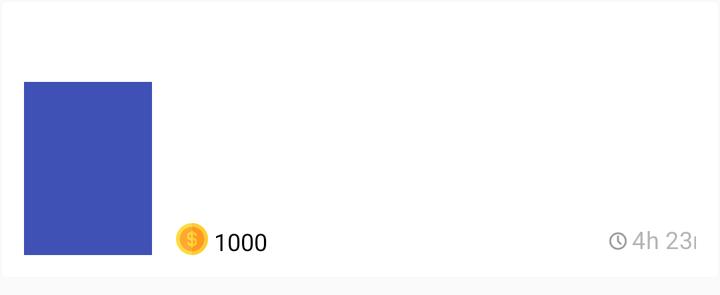
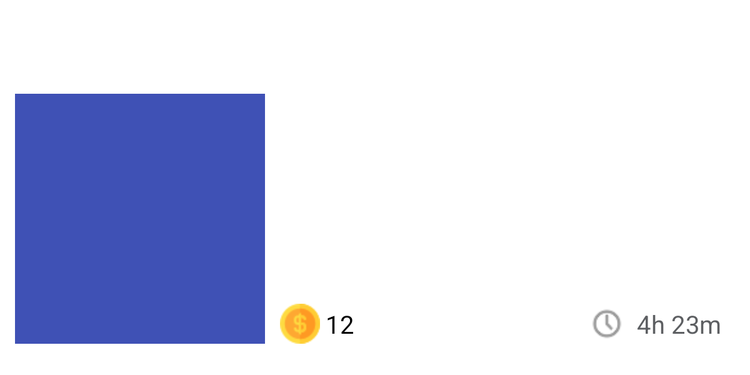

Two renders of one Android screen. The first uses the default layout on a phone; the second uses the alternative layout the repository ships for a different screen configuration, on a matching device. The two XML files are below.
<!-- AndroidManifest.xml: application theme AppTheme -->
<!-- res/layout/question_row_layout.xml -->
<?xml version="1.0" encoding="utf-8"?>
<LinearLayout xmlns:android="http://schemas.android.com/apk/res/android"
    xmlns:app="http://schemas.android.com/apk/res-auto"
    xmlns:tools="http://schemas.android.com/tools"
    android:layout_width="match_parent"
    android:layout_height="wrap_content"
    android:orientation="vertical"
    android:background="@drawable/round_background_radius_3dp"
    android:layout_marginBottom="8dp"
    android:padding="12dp">

    <TextView
        android:id="@+id/textview_question_title"
        android:layout_width="match_parent"
        android:layout_height="wrap_content"
        android:layout_marginBottom="10dp"
        android:letterSpacing="0.01"
        android:textColor="#1d1e1f"
        android:textSize="14sp"
        android:textStyle="bold" />

    <LinearLayout
        android:layout_width="match_parent"
        android:layout_height="wrap_content"
        android:orientation="horizontal">

        <ImageView
            android:id="@+id/imageview_question_content"
            android:layout_width="64dp"
            android:layout_height="match_parent"
            android:background="@color/colorPrimary" />

        <LinearLayout
            android:layout_width="270dp"
            android:layout_height="match_parent"
            android:layout_marginLeft="12dp">

            <LinearLayout
                android:layout_width="match_parent"
                android:layout_height="match_parent"
                android:orientation="vertical">

                <TextView
                    android:id="@+id/textview_question_content"
                    android:layout_width="match_parent"
                    android:layout_height="32dp"
                    android:layout_marginBottom="12dp"
                    android:letterSpacing="0.02"
                    android:lineSpacingExtra="4sp"
                    android:textColor="#5d5f62"
                    android:textSize="12sp" />

                <TextView
                    android:id="@+id/textview_question_hashtag"
                    android:layout_width="match_parent"
                    android:layout_height="wrap_content"
                    android:layout_marginBottom="12dp"
                    android:letterSpacing="0.01"
                    android:textColor="#6f7276"
                    android:textSize="11sp" />

                <RelativeLayout
                    android:layout_width="match_parent"
                    android:layout_height="16dp">

                    <ImageView
                        android:id="@+id/question_row_layout_coin_image"
                        android:layout_width="16dp"
                        android:layout_height="match_parent"
                        android:layout_alignParentLeft="true"
                        android:layout_marginRight="2dp"
                        android:src="@drawable/coin" />

                    <TextView
                        android:id="@+id/textview_question_price"
                        android:layout_width="wrap_content"
                        android:layout_height="wrap_content"
                        android:layout_centerVertical="true"
                        android:layout_toRightOf="@id/question_row_layout_coin_image"
                        android:layout_alignParentTop="true"
                        android:padding="1dp"
                        android:fontFamily="@font/nanumsquareeb"
                        android:textColor="#000000"
                        android:textSize="12sp"
                        tools:text="1000" />

                    <ImageView
                        android:layout_width="10dp"
                        android:layout_height="match_parent"
                        android:layout_toLeftOf="@id/textview_question_remaining_time"
                        android:paddingTop="2dp"
                        android:src="@drawable/time_grey" />

                    <TextView
                        android:id="@+id/textview_question_remaining_time"
                        android:layout_width="44dp"
                        android:layout_height="match_parent"
                        android:layout_alignParentRight="true"
                        android:gravity="center_vertical"
                        android:letterSpacing="0.01"
                        android:lineSpacingExtra="0sp"
                        android:paddingLeft="2dp"
                        android:textColor="#775d5f62"
                        android:textSize="12sp"
                        tools:text="4h 23m" />

                </RelativeLayout>
            </LinearLayout>
        </LinearLayout>
    </LinearLayout>
</LinearLayout>
<!-- resources referenced by this layout -->
<resources>
  <color name="colorPrimary">#3F51B5</color>
  <!-- drawable coin: png bitmap (drawable-hdpi, 1104 bytes) -->
  <!-- drawable round_background_radius_3dp (drawable) -->
  <?xml version="1.0" encoding="utf-8"?>
  <selector xmlns:android="http://schemas.android.com/apk/res/android">
      <item>
          <shape>
              <solid android:color="@color/colorWhite" />
              <stroke android:width="1dp" android:color="@color/colorBackGround"/>
              <corners
                  android:bottomLeftRadius="3dp"
                  android:bottomRightRadius="3dp"
                  android:topLeftRadius="3dp"
                  android:topRightRadius="3dp"/>
          </shape>
      </item>
  </selector>
  <!-- drawable time_grey: png bitmap (drawable-hdpi, 475 bytes) -->
  <style name="AppTheme" parent="Theme.AppCompat.Light.NoActionBar">
          
          <item name="colorPrimary">@color/colorPrimary</item>
          <item name="colorPrimaryDark">@color/colorPrimaryDark</item>
          <item name="colorAccent">@color/colorMain</item>
          <item name="toolbarStyle">@style/myToolbarStyle</item>
          <item name="android:windowLightStatusBar">true</item>
      </style>
  <color name="colorWhite">#ffffff</color>
  <color name="colorBackGround">#f9f9f9</color>
  <color name="colorPrimaryDark">#f9f9f9</color>
  <color name="colorMain">#3e8cff</color>
  <style name="myToolbarStyle" parent="@style/Widget.AppCompat.Toolbar">
          <item name="android:paddingRight">10dp</item>
          <item name="android:background">@color/colorBackGround</item>
          <item name="colorControlNormal">#000000</item>
          <item name="android:fontFamily">@font/nanumsquareb</item>
      </style>
</resources>
<!-- res/layout-large/question_row_layout.xml (the repository's variant of the layout above) -->
<!-- drawn on a 7-inch tablet held upright -->
<?xml version="1.0" encoding="utf-8"?>
<LinearLayout xmlns:android="http://schemas.android.com/apk/res/android"
    xmlns:tools="http://schemas.android.com/tools"
    android:layout_width="match_parent"
    android:layout_height="300dp"
    xmlns:app="http://schemas.android.com/apk/res-auto"
    android:paddingLeft="12dp"
    android:paddingRight="12dp"
    android:paddingTop="25dp"
    android:orientation="vertical"
    android:background="@color/colorWhite">
    <TextView
        android:id="@+id/textview_question_title"
        android:layout_width="match_parent"
        android:layout_height="40dp"
        android:layout_weight="0"
        android:layout_marginBottom="10dp"
        android:textSize="20sp"
        android:textColor="#1d1e1f"
        android:letterSpacing="0.01"
        android:textStyle="bold"/>
    <LinearLayout
        android:layout_width="match_parent"
        android:layout_height="fill_parent"
        android:layout_weight="1"
        android:orientation="horizontal">
        <ImageView
            android:layout_width="200dp"
            android:layout_weight="0"
            android:layout_height="match_parent"
            android:background="@color/colorPrimary"/>
        <LinearLayout
            android:layout_width="fill_parent"
            android:layout_weight="1"
            android:layout_height="match_parent"
            android:layout_marginLeft="12dp">
            <RelativeLayout
                android:layout_width="fill_parent"
                android:layout_height="match_parent">
                <TextView
                    android:id="@+id/textview_question_content"
                    android:layout_width="match_parent"
                    android:layout_height="65dp"
                    android:layout_marginBottom="12dp"
                    android:textSize="15sp"
                    android:textColor="#5d5f62"
                    android:letterSpacing="0.02"
                    android:lineSpacingExtra="4sp" />
                <TextView
                    android:id="@+id/textview_question_hashtag"
                    android:layout_width="match_parent"
                    android:layout_height="24dp"
                    android:layout_marginBottom="12dp"
                    android:textSize="13sp"
                    android:textColor="#6f7276"
                    android:letterSpacing="0.01"
                    android:layout_above="@+id/constrainlayout_question_row_layout"/>
                <android.support.constraint.ConstraintLayout
                    android:id="@+id/constrainlayout_question_row_layout"
                    android:layout_width="match_parent"
                    android:layout_height="32dp"
                    android:orientation="horizontal"
                    android:layout_alignParentBottom="true">
                    <LinearLayout
                        android:layout_width="wrap_content"
                        android:layout_height="match_parent"
                        android:orientation="horizontal"
                        app:layout_constraintLeft_toLeftOf="parent">
                        <ImageView
                            android:layout_width="32dp"
                            android:layout_height="match_parent"
                            android:src="@drawable/coin"
                            android:layout_marginRight="4dp"/>
                        <TextView
                            android:id="@+id/textview_question_price"
                            android:layout_width="wrap_content"
                            android:layout_height="match_parent"
                            android:letterSpacing="0.02"
                            android:textColor="#000000"
                            android:textSize="20sp"
                            android:gravity="center"
                            tools:text="12" />
                    </LinearLayout>
                    <LinearLayout
                        android:layout_width="wrap_content"
                        android:layout_height="match_parent"
                        app:layout_constraintRight_toRightOf="parent">
                        <ImageView
                            android:layout_width="25dp"
                            android:layout_height="match_parent"
                            android:src="@drawable/time_grey" />
                        <TextView
                            android:id="@+id/textview_question_remaining_time"
                            android:layout_width="90dp"
                            android:layout_height="match_parent"
                            android:textSize="20sp"
                            android:textColor="#5d5f62"
                            android:letterSpacing="0.01"
                            android:lineSpacingExtra="0sp"
                            tools:text="4h 23m"
                            android:gravity="center"/>
                    </LinearLayout>


                </android.support.constraint.ConstraintLayout>
            </RelativeLayout>
        </LinearLayout>
    </LinearLayout>
    <LinearLayout
        android:layout_width="match_parent"
        android:layout_height="25dp"
        android:layout_weight="0"></LinearLayout>
</LinearLayout>
<!-- resources referenced by the variant -->
<!-- as a 7-inch tablet held upright resolves them -->
<resources>
  <color name="colorPrimary">#3F51B5</color>
  <color name="colorWhite">#ffffff</color>
  <!-- drawable coin: png bitmap (drawable-hdpi, 1104 bytes) -->
  <!-- drawable time_grey: png bitmap (drawable-hdpi, 475 bytes) -->
  <style name="AppTheme" parent="Theme.AppCompat.Light.NoActionBar">
          
          <item name="colorPrimary">@color/colorPrimary</item>
          <item name="colorPrimaryDark">@color/colorPrimaryDark</item>
          <item name="colorAccent">@color/colorMain</item>
          <item name="toolbarStyle">@style/myToolbarStyle</item>
          <item name="android:windowLightStatusBar">true</item>
      </style>
  <color name="colorPrimaryDark">#f9f9f9</color>
  <color name="colorMain">#3e8cff</color>
  <style name="myToolbarStyle" parent="@style/Widget.AppCompat.Toolbar">
          <item name="android:paddingRight">10dp</item>
          <item name="android:background">@color/colorBackGround</item>
          <item name="colorControlNormal">#000000</item>
          <item name="android:fontFamily">@font/nanumsquareb</item>
      </style>
  <color name="colorBackGround">#f9f9f9</color>
</resources>
